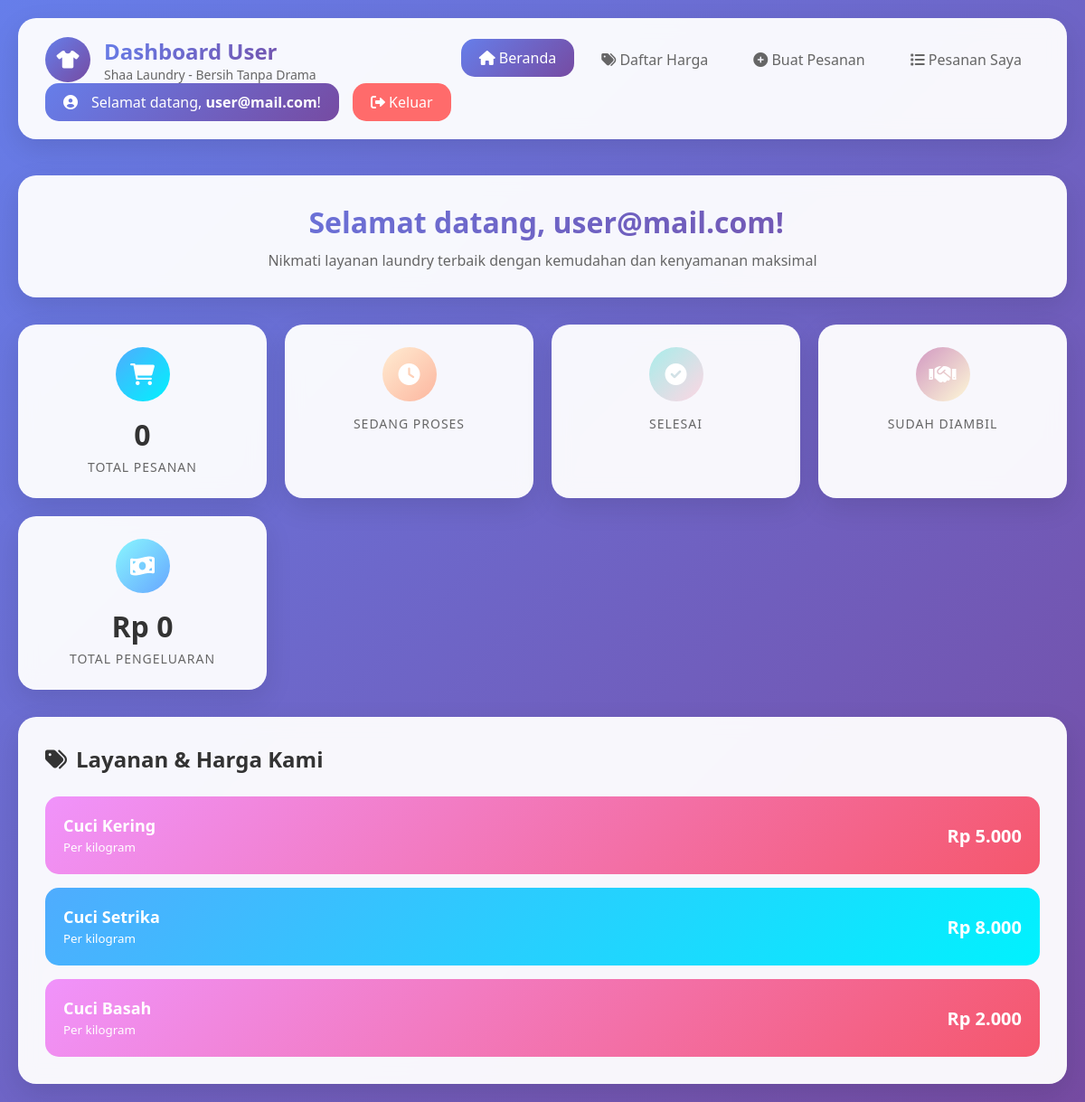
Screenshot of /user/dashboard_user.php (signed in) with the database file from the repository.
### tables this page shows
CREATE TABLE `services` (
  `id` int(11) NOT NULL,
  `name` varchar(100) NOT NULL,
  `price` decimal(10,2) NOT NULL
);

### user/dashboard_user.php (the view, shortened to what this page needs)
<?php
require '../config.php';
$username = $_SESSION['username'];
$user_id = $_SESSION['user_id'];
$services = $conn->query("SELECT id, name, price FROM services");
$stats_query = $conn->prepare("SELECT
    COUNT(*) as total_orders,
    SUM(CASE WHEN status = 'proses' THEN 1 ELSE 0 END) as proses_orders,
    SUM(CASE WHEN status = 'selesai' THEN 1 ELSE 0 END) as selesai_orders,
    SUM(CASE WHEN status = 'diambil' THEN 1 ELSE 0 END) as diambil_orders,
    SUM(total_price) as total_spent
    FROM orders WHERE user_id = ?");
$stats_query->bind_param("i", $user_id);
$stats_query->execute();
$stats = $stats_query->get_result()->fetch_assoc();
$page = isset($_GET['page']) ? $_GET['page'] : 'dashboard';
?>
<!DOCTYPE html>
<html lang="id">
<head>
    <link href="https://cdnjs.cloudflare.com/ajax/libs/font-awesome/6.0.0/css/all.min.css" rel="stylesheet">
    <link rel="stylesheet" href="../css/user.css">
</head>
<body>
    <header class="header">
        <div class="brand">
            <div class="brand-icon">
                <i class="fas fa-tshirt"></i>
            </div>
            <div class="brand-text">
                <h1>Dashboard User</h1>
                <p>Shaa Laundry - Bersih Tanpa Drama</p>
            </div>
        </div>
        <nav class="nav-menu">
            <a href="?page=dashboard" class="<?= $page === 'dashboard' ? 'active' : '' ?>">
                <i class="fas fa-home"></i> Beranda
            </a>
            <a href="?page=price_list" class="<?= $page === 'price_list' ? 'active' : '' ?>">
                <i class="fas fa-tags"></i> Daftar Harga
            </a>
            <a href="?page=order" class="<?= $page === 'order' ? 'active' : '' ?>">
                <i class="fas fa-plus-circle"></i> Buat Pesanan
            </a>
            <a href="?page=my_orders" class="<?= $page === 'my_orders' ? 'active' : '' ?>">
                <i class="fas fa-list"></i> Pesanan Saya
            </a>
        </nav>
        <div style="display: flex; align-items: center; gap: 15px;">
            <div class="user-info">
                <i class="fas fa-user-circle"></i>
                <span>Selamat datang, <strong><?php echo htmlspecialchars($username); ?></strong>!</span>
            </div>
            <a href="../logout.php" class="logout-btn" onclick="return confirm('Apakah Anda yakin ingin keluar?')">
                <i class="fas fa-sign-out-alt"></i> Keluar
            </a>
        </div>
    </header>
    <main class="main-content">
        <?php if ($page === 'dashboard') { ?>
            <div class="welcome-card">
                <h2><i class="fas fa-hand-wave" style="color: #667eea;"></i> Selamat datang, <?php echo htmlspecialchars($username); ?>!</h2>
                <p>Nikmati layanan laundry terbaik dengan kemudahan dan kenyamanan maksimal</p>
            </div>
            <div class="stats-grid">
                <div class="stat-card">
                    <div class="stat-icon"><i class="fas fa-shopping-cart"></i></div>
                    <div class="stat-number"><?= $stats['total_orders'] ?></div>
                    <div class="stat-label">Total Pesanan</div>
                </div>
                <div class="stat-card">
                    <div class="stat-icon"><i class="fas fa-clock"></i></div>
                    <div class="stat-label">Sedang Proses</div>
                </div>
                <div class="stat-card">
                    <div class="stat-icon"><i class="fas fa-check-circle"></i></div>
                    <div class="stat-label">Selesai</div>
                </div>
                <div class="stat-card">
                    <div class="stat-icon"><i class="fas fa-handshake"></i></div>
                    <div class="stat-label">Sudah Diambil</div>
                </div>
                <div class="stat-card">
                    <div class="stat-icon"><i class="fas fa-money-bill-wave"></i></div>
                    <div class="stat-number">Rp <?= number_format($stats['total_spent'] ?: 0, 0, ',', '.') ?></div>
                    <div class="stat-label">Total Pengeluaran</div>
                </div>
            </div>
            <div class="content-card">
                <h2><i class="fas fa-tags"></i> Layanan & Harga Kami</h2>
                <div class="price-list">
                    <?php
                    $services->data_seek(0);
                    while ($row = $services->fetch_assoc()) { ?>
                        <div class="price-item">
                            <div>
                                <div class="service-name"><?= htmlspecialchars($row['name']) ?></div>
                                <small>Per kilogram</small>
                            </div>
                            <div class="service-price">Rp <?= number_format($row['price'], 0, ',', '.') ?></div>
                        </div>
                    <?php } ?>
                </div>
            </div>
        <?php } ?>
    </main>
</body>
</html>

### css/user.css (style rules this page uses)
* { margin: 0; padding: 0; box-sizing: border-box; }
body { font-family: 'Segoe UI', Tahoma, Geneva, Verdana, sans-serif; background: linear-gradient(135deg, #667eea 0%, #764ba2 100%); min-height: 100vh; color: #333; }
.header { background: rgba(255, 255, 255, 0.95); backdrop-filter: blur(10px); border-radius: 20px; margin: 20px; padding: 20px 30px; box-shadow: 0 10px 30px rgba(0,0,0,0.1); display: flex; justify-content: space-between; align-items: center; flex-wrap: wrap; }
.brand { display: flex; align-items: center; gap: 15px; }
.brand-icon { width: 50px; height: 50px; background: linear-gradient(135deg, #667eea, #764ba2); border-radius: 50%; display: flex; align-items: center; justify-content: center; color: white; font-size: 20px; }
.brand-text h1 { font-size: 24px; background: linear-gradient(135deg, #667eea, #764ba2); -webkit-background-clip: text; -webkit-text-fill-color: transparent; margin: 0; }
.brand-text p { font-size: 14px; color: #666; margin: 0; }
.nav-menu { display: flex; gap: 10px; flex-wrap: wrap; }
.nav-menu a { padding: 10px 20px; text-decoration: none; color: #666; border-radius: 15px; transition: all 0.3s ease; font-weight: 500; }
.nav-menu a:hover, .nav-menu a.active { background: linear-gradient(135deg, #667eea, #764ba2); color: white; transform: translateY(-2px); }
.user-info { display: flex; align-items: center; gap: 15px; padding: 10px 20px; background: linear-gradient(135deg, #667eea, #764ba2); border-radius: 15px; color: white; }
.logout-btn { background: #ff6b6b; color: white !important; padding: 10px 20px; border-radius: 15px; text-decoration: none; transition: all 0.3s ease; }
.main-content { padding: 20px; }
.welcome-card { background: rgba(255, 255, 255, 0.95); backdrop-filter: blur(10px); border-radius: 20px; padding: 30px; margin-bottom: 30px; box-shadow: 0 10px 30px rgba(0,0,0,0.1); text-align: center; }
.welcome-card h2 { font-size: 32px; margin-bottom: 10px; background: linear-gradient(135deg, #667eea, #764ba2); -webkit-background-clip: text; -webkit-text-fill-color: transparent; }
.welcome-card p { font-size: 16px; color: #666; margin-bottom: 0; }
.stats-grid { display: grid; grid-template-columns: repeat(auto-fit, minmax(250px, 1fr)); gap: 20px; margin-bottom: 30px; }
.stat-card { background: rgba(255, 255, 255, 0.95); backdrop-filter: blur(10px); border-radius: 20px; padding: 25px; box-shadow: 0 10px 30px rgba(0,0,0,0.1); text-align: center; transition: transform 0.3s ease; }
.stat-icon { width: 60px; height: 60px; margin: 0 auto 15px; border-radius: 50%; display: flex; align-items: center; justify-content: center; font-size: 24px; color: white; }
.stat-card:nth-child(1) .stat-icon { background: linear-gradient(135deg, #4facfe, #00f2fe); }
.stat-card:nth-child(2) .stat-icon { background: linear-gradient(135deg, #ffecd2, #fcb69f); }
.stat-card:nth-child(3) .stat-icon { background: linear-gradient(135deg, #a8edea, #fed6e3); }
.stat-card:nth-child(4) .stat-icon { background: linear-gradient(135deg, #d299c2, #fef9d7); }
.stat-card:nth-child(5) .stat-icon { background: linear-gradient(135deg, #89f7fe, #66a6ff); }
.stat-number { font-size: 32px; font-weight: bold; margin-bottom: 5px; }
.stat-label { color: #666; font-size: 14px; text-transform: uppercase; letter-spacing: 1px; }
.content-card { background: rgba(255, 255, 255, 0.95); backdrop-filter: blur(10px); border-radius: 20px; padding: 30px; box-shadow: 0 10px 30px rgba(0,0,0,0.1); }
.content-card h2 { margin-bottom: 25px; color: #333; display: flex; align-items: center; gap: 10px; }
.price-list { display: grid; gap: 15px; }
.price-item { display: flex; justify-content: space-between; align-items: center; padding: 20px; background: linear-gradient(135deg, #f093fb 0%, #f5576c 100%); border-radius: 15px; color: white; transition: transform 0.3s ease; }
.price-item:nth-child(even) { background: linear-gradient(135deg, #4facfe 0%, #00f2fe 100%); }
.service-name { font-weight: bold; font-size: 18px; }
.service-price { font-size: 20px; font-weight: bold; }

### rows the page displays
services: name "Cuci Kering", price "5.000"
services: name "Cuci Setrika", price "8.000"
services: name "Cuci Basah", price "2.000"

### other values shown
$username "user@mail.com"
$stats['total_orders'] "0"
$stats['total_spent'] ?: 0 "0"
